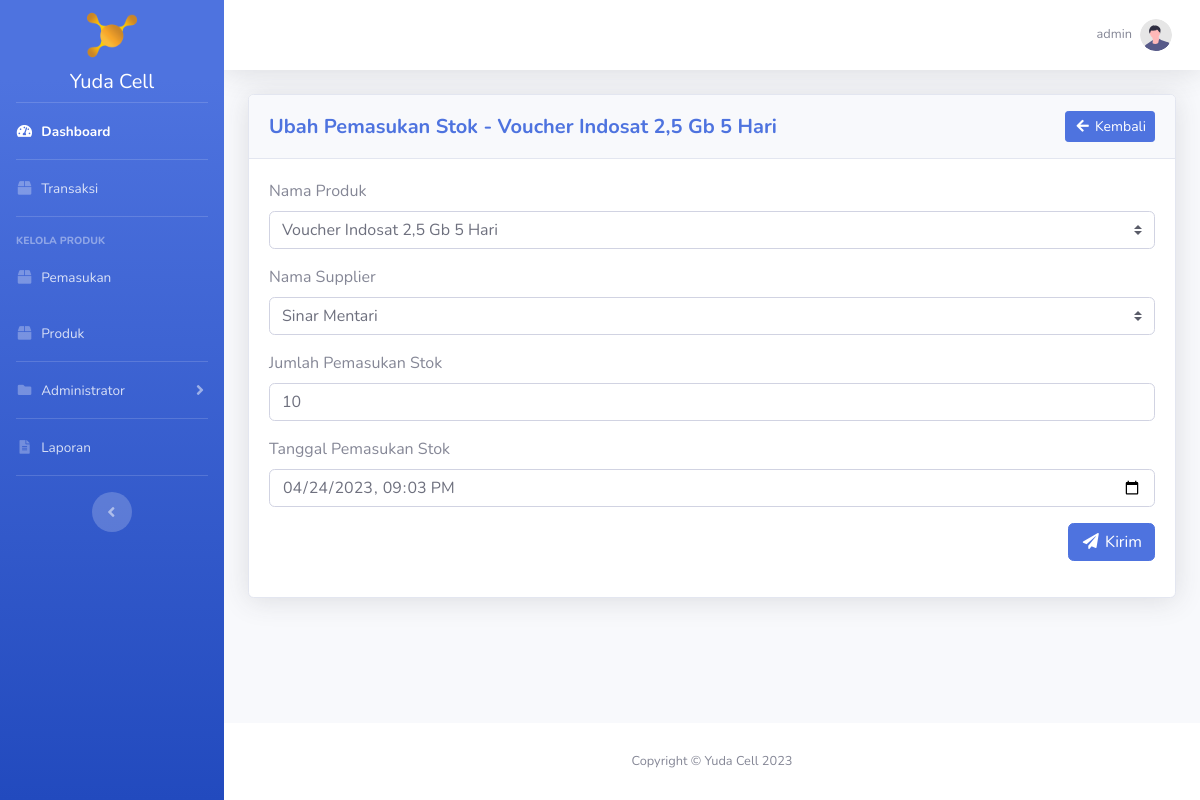
The page /pemasukan/ubah_pemasukan_stok.php?id_pemasukan=1 (signed in) on the database its author committed.
### tables this page shows
CREATE TABLE `user` (
  `id_user` int(11) NOT NULL,
  `username` varchar(20) NOT NULL,
  `password` varchar(300) NOT NULL,
  `hak_akses` enum('administrator','operator') NOT NULL,
  `nama_lengkap` varchar(50) NOT NULL,
  `no_telp_user` varchar(20) NOT NULL
);

CREATE TABLE `pemasukan` (
  `id_pemasukan` int(11) NOT NULL,
  `id_produk` int(11) DEFAULT NULL,
  `id_jenis_saldo` int(11) DEFAULT NULL,
  `id_supplier` int(11) NOT NULL,
  `tanggal_pemasukan` datetime NOT NULL,
  `jumlah` int(11) NOT NULL
);

CREATE TABLE `produk` (
  `id_produk` int(11) NOT NULL,
  `nama_produk` varchar(50) NOT NULL,
  `harga_beli` int(11) NOT NULL,
  `harga_jual` int(11) NOT NULL,
  `stok` int(11) DEFAULT NULL,
  `id_jenis_saldo` int(11) DEFAULT NULL
);

CREATE TABLE `supplier` (
  `id_supplier` int(11) NOT NULL,
  `nama_supplier` varchar(50) NOT NULL,
  `alamat_supplier` text NOT NULL,
  `no_telp_supplier` varchar(20) NOT NULL
);

### pemasukan/ubah_pemasukan_stok.php (the view, shortened to what this page needs)
<?php
require_once '../koneksi.php';
$id_pemasukan = htmlspecialchars($_GET['id_pemasukan']);
$data_pemasukan_stok = mysqli_fetch_assoc(mysqli_query($koneksi, "SELECT * FROM pemasukan INNER JOIN produk ON pemasukan.id_produk = produk.id_produk INNER JOIN supplier ON pemasukan.id_supplier = supplier.id_supplier WHERE id_pemasukan = '$id_pemasukan'"));
$id_user = htmlspecialchars($_SESSION['id_user']);
$data_profile = mysqli_fetch_assoc(mysqli_query($koneksi, "SELECT * FROM user WHERE id_user = '$id_user'"));
?>
<!DOCTYPE html>
<html lang="en">
<head>
    <?php include_once '../include/head.php'; ?>
</head>
<body id="page-top">
    <div id="wrapper">
        <?php include_once '../include/sidebar.php'; ?>
        <div id="content-wrapper" class="d-flex flex-column">
            <div id="content">
                <?php include_once '../include/topbar.php'; ?>
                <div class="container-fluid">
                	<div class="card shadow mb-4">
                		<div class="card-header py-3">
                            <div class="row">
                                <div class="col-10 head-left">
                                    <h5 class="my-auto font-weight-bold text-primary">Ubah Pemasukan Stok - <?= $data_pemasukan_stok['nama_produk']; ?></h5>
                                </div>
                                <div class="col head-right">
                                    <a href="<?= BASE_URL; ?>pemasukan/index.php" class="btn btn-sm btn-primary"><i class="fas fa-fw fa-arrow-left"></i> Kembali</a>
                                </div>
                            </div>
                        </div>
                        <div class="card-body">
                        	<form method="post">
								<div class="form-group">
									<label for="id_produk">Nama Produk</label>
									<select name="id_produk" id="id_produk" class="custom-select">
										<option value="<?= $data_pemasukan_stok['id_produk']; ?>"><?= $data_pemasukan_stok['nama_produk']; ?></option>
									</select>
								</div>
								<div class="form-group">
									<label for="id_supplier">Nama Supplier</label>
									<select name="id_supplier" id="id_supplier" class="custom-select">
										<option value="<?= $data_pemasukan_stok['id_supplier']; ?>"><?= $data_pemasukan_stok['nama_supplier']; ?></option>
									</select>
								</div>
								<div class="form-group">
									<label for="jumlah">Jumlah Pemasukan Stok</label>
									<input class="form-control" type="number" name="jumlah" id="jumlah" required value="<?= $data_pemasukan_stok['jumlah']; ?>">
								</div>
								<div class="form-group">
									<label for="tanggal_pemasukan">Tanggal Pemasukan Stok</label>
									<input class="form-control" type="datetime-local" name="tanggal_pemasukan" id="tanggal_pemasukan" required value="<?= $data_pemasukan_stok['tanggal_pemasukan']; ?>">
								</div>
								<div class="form-group text-right">
									<button type="submit" name="btnUbahPemasukanStok" class="btn btn-primary"><i class="fas fa-fw fa-paper-plane"></i> Kirim</button>
								</div>
							</form>
						</div>
                    </div>
            	</div>
            </div>
            <?php include_once '../include/footer.php'; ?>
        </div>
    </div>
</body>
</html>

### include/topbar.php (shortened to what this page needs)
<nav class="navbar navbar-expand navbar-light bg-white topbar mb-4 static-top shadow">
    <ul class="navbar-nav ml-auto">
        <li class="nav-item dropdown no-arrow">
            <a class="nav-link dropdown-toggle" href="#" id="userDropdown" role="button"
                data-toggle="dropdown" aria-haspopup="true" aria-expanded="false">
                <span class="mr-2 d-none d-lg-inline text-gray-600 small"><?= $data_profile['username']; ?></span>
                <img class="img-profile rounded-circle"
                    src="<?= BASE_URL; ?>img/undraw_profile.svg">
            </a>
        </li>
    </ul>
</nav>

### css/yuda_cell.css (style rules this page uses)
html { scroll-behavior: smooth; }
.head-left { text-align: left; margin-top: auto; margin-bottom: auto; }
.head-right { text-align: right; margin-top: auto; margin-bottom: auto; }

### rows shown on the page
user: username "admin"
pemasukan: id_produk.nama_produk "Voucher Indosat 2,5 Gb 5 Hari", id_produk "Voucher Indosat 2,5 Gb 5 Hari", id_supplier "Sinar Mentari", jumlah "10", tanggal_pemasukan "04/24/2023 21:03"
